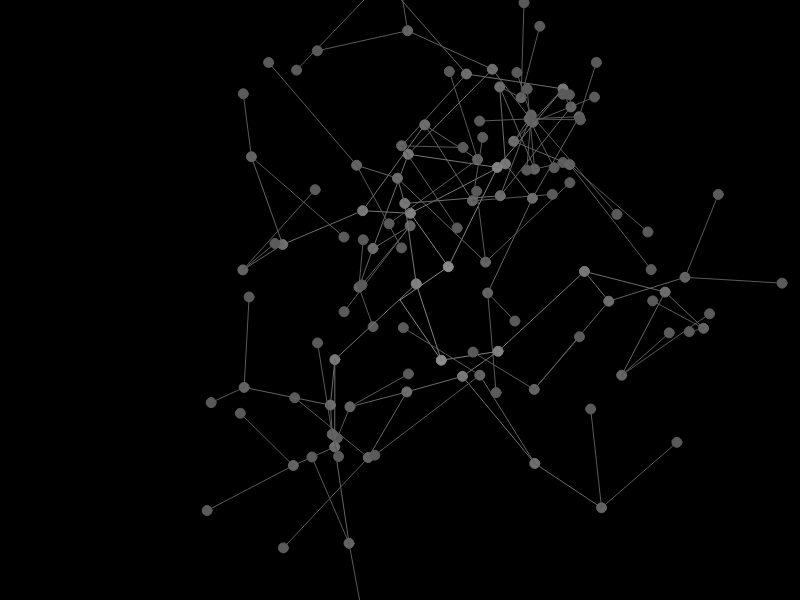
Frame 1 (no input)
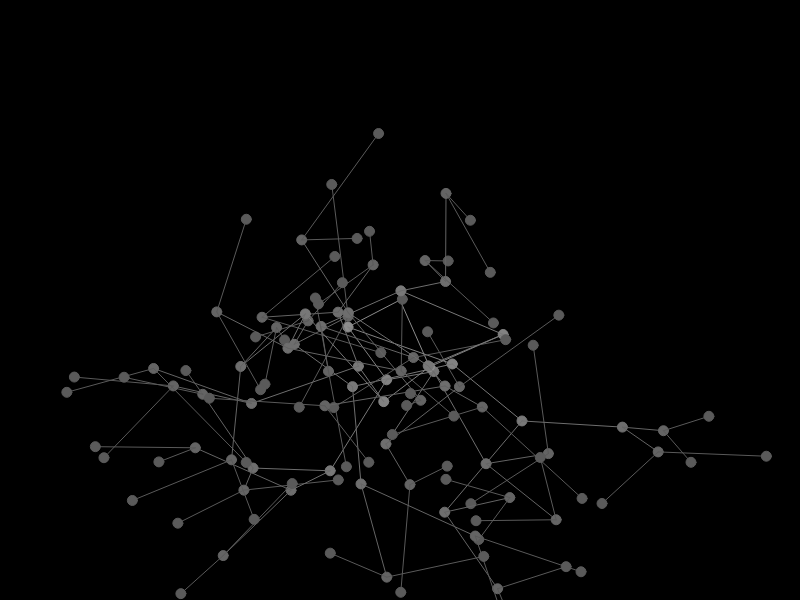
Frame 60 (no input)
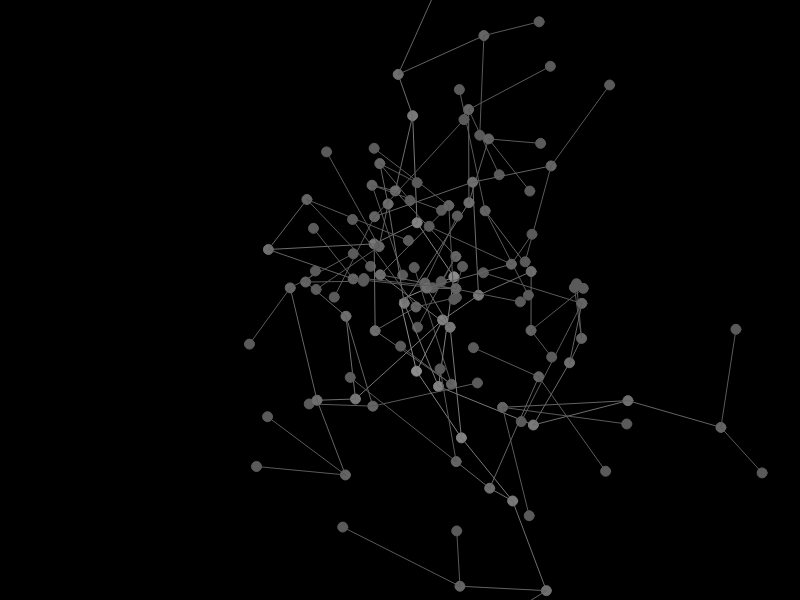
Frame 120 (the mouse pressed at the canvas centre since frame 60)

The p5.js sketch that drew these frames (run headless with seeded random() and noise() and a simulated clock; from frame 60 on, the mouse is pressed at the canvas centre):

// p5.js sketch
// ── sketch.js
var spaceClock;
function setup() {
    createCanvas(800, 600);
    angleMode(RADIANS);
    spaceClock = CreateSpaceClock();
    background(0);
}

function draw() {
    background(0);
    spaceClock.move();
    spaceClock.draw();
}

function CreateSpaceClock() {

    var MAX_DIST_FROM_PARENT = 100;
    var MAX_DEPTH = 6;
    var NUM_CHILDREN = 2;
    var MAX_ELLIPSE_WIDTH = 10;
    var LEVEL_DIMMING_FACTOR = 10;
    var INITIAL_GREY_VAL = 150;

    function SpaceClock(parent, level) {
        var children = [];
        var relativePos;
        var rotationalSpeed = random(-5, 5);
        
        if(parent == null) {
            relativePos = createVector(width / 2, height / 2);
        } else {
            relativePos = createVector(random(-MAX_DIST_FROM_PARENT, MAX_DIST_FROM_PARENT),
                                        random(-MAX_DIST_FROM_PARENT, MAX_DIST_FROM_PARENT));
        }
        
        this.getPos = function() {
            if(parent == null) {
                return relativePos.copy();
            } else {
                return p5.Vector.add(parent.getPos(), relativePos);
            }
        };
        
        this.move = function() {
            if(parent != null) {
                    relativePos.rotate(radians(rotationalSpeed));
            }

            for(var i = 0; i < children.length; i++) {
                children[i].move();
            }
        };
        
        this.draw = function() {
            
            if(parent != null) {
                var myPos = this.getPos();
                var parPos = parent.getPos();
                stroke(INITIAL_GREY_VAL - level*LEVEL_DIMMING_FACTOR);
                line(parPos.x, parPos.y, myPos.x, myPos.y);
                fill(INITIAL_GREY_VAL - level*LEVEL_DIMMING_FACTOR);
                ellipse(myPos.x, myPos.y, MAX_ELLIPSE_WIDTH, MAX_ELLIPSE_WIDTH);
            }
            
            for(var i = 0; i < children.length; i++) {
                children[i].draw();
            }
        }
        
        if(level < MAX_DEPTH) {
            for(var i = 0; i < NUM_CHILDREN; i++) {
                children.push(new SpaceClock(this, level + 1));
            }   
        }
    }
    
    return new SpaceClock(null, 0);
}
